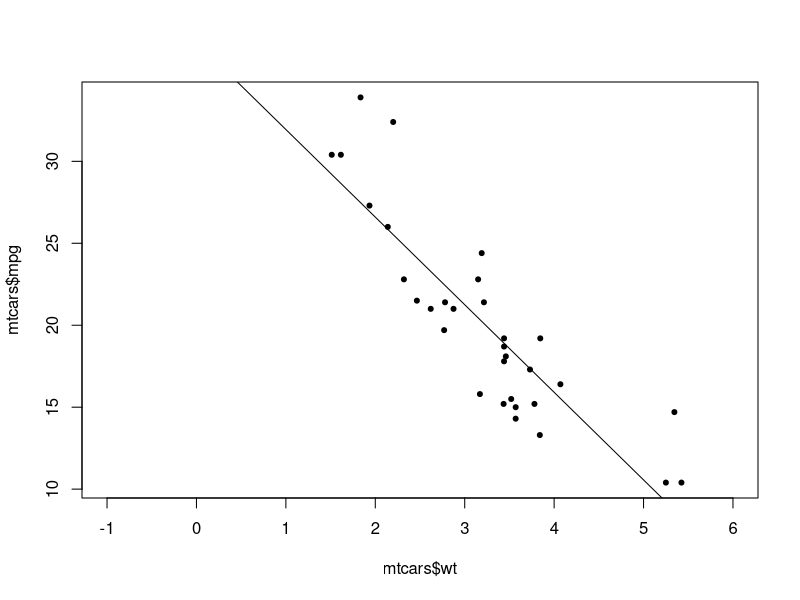

Generate this figure with R:
###################################
###################################
########                   ########
########   Data Science 3  ########
########       Lab 6       ######## 
########  21st Nov. 2023    ########
########                   ########
###################################
###################################


# Welcome to lab number 6. Today we'll be learning a few more 
# R/general programming concepts before moving onto lecture examples

########################################
####    Boolean logic, continued    ####
########################################

# the main logic operators in R are as follows:
# the NOT operator, !, turns TRUE into FALSE and vice versa
!TRUE
!FALSE
# the AND operator, &, returns TRUE only if elements on both sides of the operator are TRUE
1==1 & 2==1
# the inclusive OR operator, |, returns TRUE if EITHER of the elements are TRUE
1==1 | 2==1

# there is no operator for exclusive OR, but there is a function, xor()
xor(1==1 , 2==2)

# 1.1 
# mtcars is a database of cars with several variables such as horsepower, weight, number of cylinders etc.
data(mtcars)
head(mtcars)
# Using indexing (square brackets) and the & operator, write a line of code
# that selects only the rows of mtcars with at least 6 cylinders (mtcars$cyl >= 6) and horsepower of at least 110 (mtcars$hp >= 110). Remember to include all the columns.

### 1.2
# Now select only those rows with either high efficiency (miles per gallon (mpg) of at least 25) or low weight (wt <= 2.5)

#############################
####    If statements    ####
#############################

# The if() function will execute everything after it, either on the same line or in {} brackets,
# only if there is a TRUE boolean statement within the parentheses
x <- 5
if(x > 3) print ('This statement is true')
if(x-4==1){
  new_object <- c('this','statement','is','also','true')
  print(new_object)
}

### 2.1
# Write a function called probe, that takes two arguments, n and w.
# The function should return a character vector of length n, consisting of 'Water' and 'Land', sampled with probability w. (so probability of sampling 'Water' is w)
# If the p argument is not numeric, or if it is not between 0 and 1, the function should return the following message:
# "Please input a probability between 0 and 100000"

# After the if statement we can put an else statement:
if(x-4>1){
  new_object <- c('this','statement','is','also','true')
  print(new_object)
}else{
  print('This is untrue')
}

# A simplified version of if()else is the following:
ifelse(x/2==7,print('Definitely true'),print('categorically false'))

##################################
####    Paste and strsplit    ####
##################################

# paste() and strsplit() can be used to join and separate
# character objects (strings), respectively. For example:

paste('Hello','world!', sep='_')
strsplit('Hello to you too. /My name is Ed.', split='/')

# You'll notice that strsplit returns a list. This allows us to vectorise the function:
strsplit(rownames(mtcars),split=' ')


#####################
####    Loops    ####
#####################

# Loops are algorithms that repeat a procedure over and over until they are instructed to stop.
# There are two main kinds:
# FOR loops iterate over a predetermined set (vector, list, etc)
fruits <- c('apple','banana', 'pineapple','mango','orange')
for(i in fruits){
  print(paste('My favourite fruit is',i,sep=': '))
}

useless_function <- function(n){
  for (i in 1:n){
    print(paste0(i,'. This number is: ', c('even','odd')[i%%2 +1]))
  }
}
useless_function(7)

### 4.1 
data(iris)

# Write a for loop that iterates over the column names of the iris dataset and print each together with the number of characters in the column name in parenthesis. Example output: Sepal.Length (12). To get the number of characters use the function nchar().

# Next, WHILE loops continue to loop until the boolean statment in the defining parentheses, e.g.
x <- 0
while(x<100){
  print(x)
  x <- x+sample(1:20,1)
}

### 4.2 How many numbers do you need in the sequence 1*2*3*4*5*... before the product exceeds 10 million?
# Use a while loop to get the answer

###################################
####    Linear models intro    ####
###################################

# We can run an OLS linear model using lm()
# Inside the lm and other model functions we use formulas
# Formulas have the dependent variable on the left and the independent (predictor) variables on the right with a ~ in between
# Lets run a bivariate regression of car weight (in 1000 pounds/500 kg) on miles per gallon (1mpg = 1km/L)
model <- lm(mtcars$mpg ~ mtcars$wt)
summary(model)

### 5.1
# What does the Estimate for the (Intercept) number represent?
plot(mtcars$wt,mtcars$mpg, pch=20, xlim = c(-1,6))
abline(model)

#it is the predicted fuel effieciency of a car that weighs 0 lbs

### 5.2
# What does the Estimate for the mtcars$wt number represent?

#it is the predicted  change in fuel effieciency associated with a unit chnage in weight (1000lbs change in weight)


### 5.3 
# Is the relationship between these two variables positive or negative? Why do you think that might be?

# the bigger the car, the more fuel it uses, so it is negative

### 5.4 What is the predicted average efficiency in miles per gallon of a 4000 pound (2000kg) car?
#Y= a+bx, where x=4
37.2851 + (-5.3445) *4
#15.9 mpg
# Let's transform the independent variable:
mtcars$wt_centred <- mtcars$wt - mean(mtcars$wt)
mean(mtcars$wt_centred) #it is zero
var(mtcars$wt_centred) #it is the same, coz we have not diveded
### 5.5
# compare the mean and variance of the new variable with the untransformed variable. What do you notice?

### 5.6
# Run a new regression with new independent variable
# What do you notice about the estimates?
# What is the interpretation of the (Intercept) estimate in this regression?
mode12 <-lm(mtcars$mpg ~ mtcars$wt_centred)
summary(mode12)

#the slope stays the same but the intercept changes
# the value represents the predicted fuel efficeiency for a car of an average weight
### 5.7
# Run the following code:
y <- mtcars$mpg
x <- cbind(1,mtcars$wt)

# A couple of functions for you to know:
# t() returns the transpose of any matrix
# solve() returns the inverse of any (invertible) matrix
# %*% is matrix multiplication
# with that in mind try to code the following expression in R:
# (x'x)^(-1) * (x'y)
# where ' means the transpose
# Run the code you have written. What do you find?



